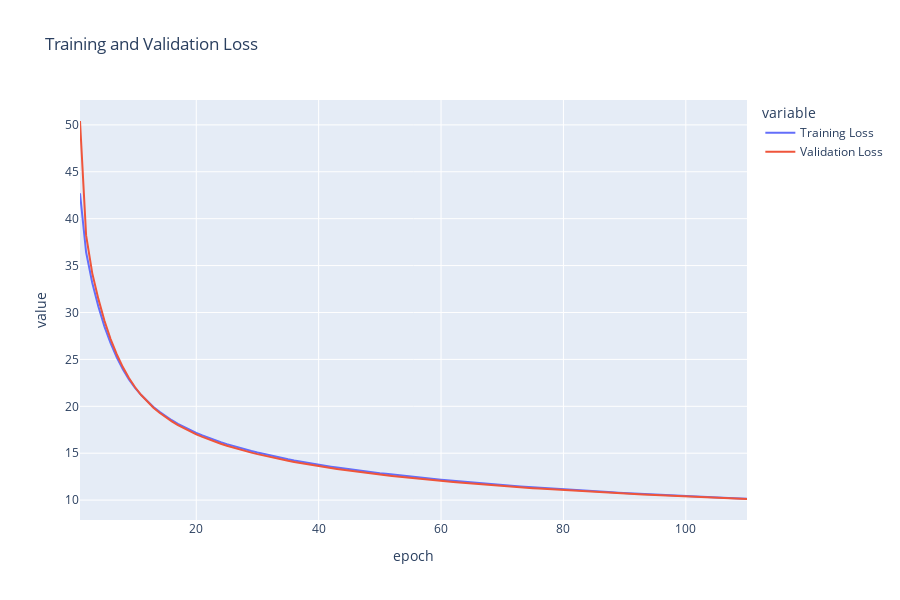

Notebook code cell kept with this figure:
### Code cell
px.line(df_metrics, x='epoch',y=["Training Loss", "Validation Loss"], title="Training and Validation Loss", width=900, height=600)
